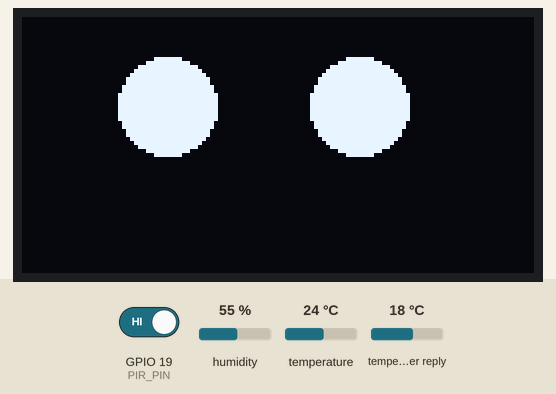
This sketch was run on a simulated Seeed XIAO ESP32-S3. On the bench: 128×64 one-colour display. The inputs (shaded band) are chosen by the test bench; at power-on: humidity 55 %, temperature 24 °C, GPIO 19 (PIR_PIN) HIGH, temperature in the weather reply 18 °C. WiFi joins after 1.5 s; servers stay silent unless stated; network time is answered at once with the bench clock; the local clock reads 2024-03-15 10:24:30 at power-on unless the sketch sets it; random numbers use the default seed unless the sketch sets one; web services answer with replies made up by the test bench; what the sketch prints to the serial monitor is not drawn.

Above: at 2.2 s.
At 12.9 s:
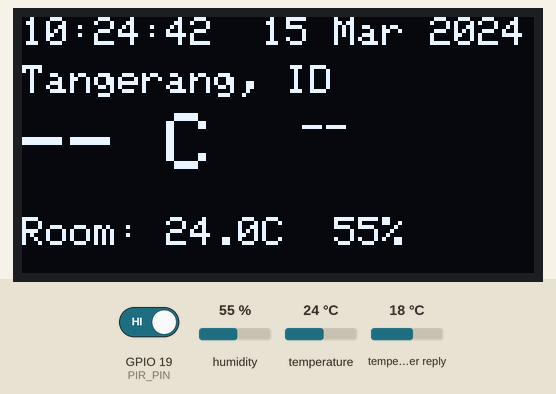
13.0 s: humidity set to 22 %
At 22.9 s:
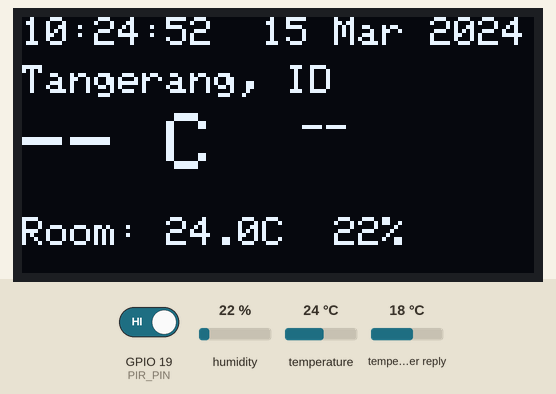
23.7 s: temperature set to 12 °C
At 33.2 s:
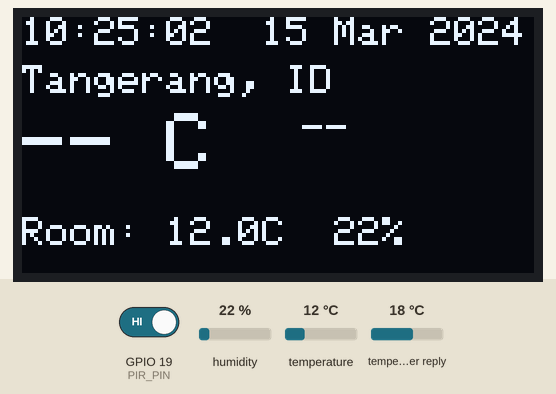
36.6 s: humidity set to 40 %
At 43.0 s:
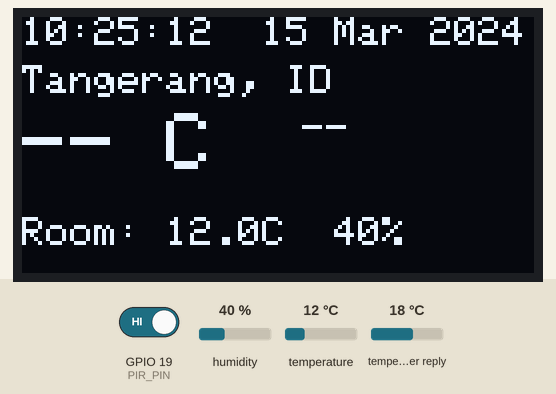
43.7 s: temperature set to 19 °C
Timing chart, 0 to 46.7 s (numbered marks = the images above; inputs shaded):
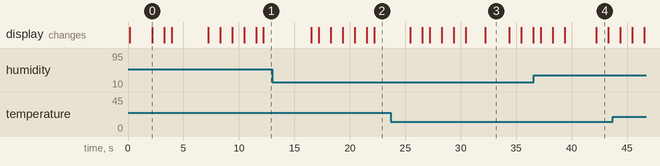

The sketch:

oled.ino
```cpp
//buka di https://wokwi.com/projects/445986662366934017
#include <WiFi.h>
#include <HTTPClient.h>
#include <Wire.h>
#include <Adafruit_GFX.h>
#include <Adafruit_SSD1306.h>
#include <DHT.h>
#include <NTPClient.h>
#include <WiFiUdp.h>
#include <ArduinoJson.h>
#include <time.h>  // Untuk localtime dan strftime
#include <esp_sleep.h>  // Untuk sleep mode
#include "driver/gpio.h"  // Untuk PIR interrupt

// ---------------- USER CONFIG ----------------
const char* ssid = "Wokwi-GUEST"; // Ganti dengan SSID WiFi Anda
const char* password = ""; // Ganti dengan password WiFi Anda
const char* OPENWEATHER_API_KEY = "55d2233806228fa3fc5b5be287949c50"; // <-- GANTI DENGAN KEY BARU DARI openweathermap.org

const char* WEATHER_CITY = "Tangerang,ID";  // Kota untuk OpenWeather

// DHT config
#define DHT_PIN 4
#define DHT_TYPE DHT22
DHT dht(DHT_PIN, DHT_TYPE);

// PIR config
#define PIR_PIN 19
volatile bool pirDetected = false;  // Flag untuk interrupt PIR
const unsigned long PIR_TIMEOUT = 30000;  // 30 detik tanpa deteksi → sleep

// OLED config
#define SCREEN_WIDTH 128
#define SCREEN_HEIGHT 64
#define OLED_RESET -1
#define SCREEN_ADDRESS 0x3C
Adafruit_SSD1306 display(SCREEN_WIDTH, SCREEN_HEIGHT, &Wire, OLED_RESET);

// Parameter mata (sama seperti kode sederhana Anda)
int leftEyeCenterX = 40;
int eyeCenterY = 22;
int rightEyeCenterX = 88;
int eyeRadius = 12;
int posList[8] = {-4, -2, 0, 2, 4, 2, 0, -2};

// Timing
const unsigned long eyesDuration = 3000;  // Animasi mata 3s
const unsigned long infoDuration = 4000;  // Info screen 4s
const unsigned long dhtInterval = 10000;  // DHT update 10s
const unsigned long weatherInterval = 600000;  // Weather update 10 menit

// Variabel global untuk data sensor (dideklarasikan di atas agar accessible semua task)
float weatherTemp = NAN;
String weatherMain = "--";
float roomTemp = NAN;
float roomHum = NAN;
unsigned long lastDhtMillis = 0;
unsigned long lastWeatherMillis = 0;
unsigned long lastPirMillis = 0;  // Untuk timeout PIR
unsigned long modeStart = 0;
int mode = 0;  // 0: eyes, 1: info

// FreeRTOS Queue untuk komunikasi antar task (queue untuk data sensor/cuaca)
QueueHandle_t sensorQueue;  // Queue untuk struct data sensor
typedef struct {
  float weatherTemp;
  String weatherMain;
  float roomTemp;
  float roomHum;
  time_t epochTime;
} SensorData_t;

// NTP
WiFiUDP ntpUDP;
NTPClient timeClient(ntpUDP, "pool.ntp.org", 7*3600, 60000);  // +7 timezone

// Manajemen memori: Fungsi untuk log heap dan stack
void logMemory(const char* taskName) {
  Serial.printf("[%s] Free Heap: %d bytes\n", taskName, ESP.getFreeHeap());
  // Stack high water mark bisa diakses per task dengan uxTaskGetStackHighWaterMark()
}

// Interrupt handler untuk PIR (disesuaikan signature: void* arg)
void IRAM_ATTR pirISR(void* arg) {
  pirDetected = true;
  lastPirMillis = millis();
}

// Task 1: Main Monitor Task (scheduling utama, handle sleep)
void mainMonitorTask(void *pvParameters) {
  // Setup PIR interrupt
  pinMode(PIR_PIN, INPUT);
  gpio_install_isr_service(0);
  gpio_isr_handler_add((gpio_num_t)PIR_PIN, pirISR, NULL);

  // Create queue
  sensorQueue = xQueueCreate(5, sizeof(SensorData_t));  // Queue ukuran 5 items

  // Connect WiFi sekali di awal
  wifiConnect();

  // Init NTP
  timeClient.begin();
  timeClient.update();

  // Initial read
  readDHT();
  fetchWeather();

  // Kirim initial data ke queue
  SensorData_t initialData;
  initialData.weatherTemp = NAN;
  initialData.weatherMain = "--";
  initialData.roomTemp = roomTemp;
  initialData.roomHum = roomHum;
  initialData.epochTime = timeClient.getEpochTime();
  xQueueSend(sensorQueue, &initialData, portMAX_DELAY);

  unsigned long lastActivity = millis();
  for (;;) {
    unsigned long now = millis();

    // Cek PIR
    if (pirDetected) {
      pirDetected = false;
      lastActivity = now;  // Reset timeout
      Serial.println("PIR detected - Wake up!");
      // Kirim sinyal ke display task via queue atau event group (sederhana: set flag global atau restart task)
    }

    // Jika tidak ada aktivitas PIR dalam timeout, sleep
    if (now - lastActivity > PIR_TIMEOUT) {
      Serial.println("No motion - Entering light sleep...");
      logMemory("MainMonitor");
      esp_sleep_enable_ext0_wakeup((gpio_num_t)PIR_PIN, 1);  // Wake on PIR HIGH
      esp_light_sleep_start();  // Light sleep (wake on interrupt)
      lastActivity = millis();  // Reset setelah wake
      Serial.println("Woke up from sleep!");
    }

    // Update NTP periodically
    timeClient.update();

    vTaskDelay(pdMS_TO_TICKS(1000));  // Delay 1s (scheduling)
  }
}

// Task 2: Sensor Update Task (update DHT & Weather, kirim ke queue)
void sensorUpdateTask(void *pvParameters) {
  for (;;) {
    unsigned long now = millis();

    // Update DHT
    if (now - lastDhtMillis >= dhtInterval) {
      lastDhtMillis = now;
      readDHT();
    }

    // Update weather
    if (now - lastWeatherMillis >= weatherInterval) {
      lastWeatherMillis = now;
      fetchWeather();
    }

    // Pack data dan kirim ke queue
    SensorData_t data;
    data.weatherTemp = weatherTemp;
    data.weatherMain = weatherMain;
    data.roomTemp = roomTemp;
    data.roomHum = roomHum;
    data.epochTime = timeClient.getEpochTime();
    if (xQueueSend(sensorQueue, &data, pdMS_TO_TICKS(100)) != pdTRUE) {
      Serial.println("Queue full - data dropped!");
    }

    logMemory("SensorUpdate");  // Log memori

    vTaskDelay(pdMS_TO_TICKS(5000));  // Delay 5s
  }
}

// Task 3: Display Task (handle animasi mata dan info, baca dari queue)
void displayTask(void *pvParameters) {
  SensorData_t currentData;
  for (;;) {
    // Baca dari queue (blocking jika kosong)
    if (xQueueReceive(sensorQueue, &currentData, pdMS_TO_TICKS(1000)) == pdTRUE) {
      // Update global vars dari queue (untuk display)
      weatherTemp = currentData.weatherTemp;
      weatherMain = currentData.weatherMain;
      roomTemp = currentData.roomTemp;
      roomHum = currentData.roomHum;
    }

    unsigned long now = millis();

    // Mode bergantian (hanya jika wake/active)
    if (mode == 0) {  // Eyes mode
      if (now - modeStart < eyesDuration) {
        runEyesAnimation();
      } else {
        mode = 1;
        modeStart = now;
        display.clearDisplay();
        display.display();
      }
    } else {  // Info mode
      if (now - modeStart < infoDuration) {
        showInfoScreen(currentData.epochTime);  // Pass epoch untuk waktu
      } else {
        mode = 0;
        modeStart = now;
        display.clearDisplay();
        display.display();
      }
    }

    vTaskDelay(pdMS_TO_TICKS(50));  // Scheduling delay
  }
}

// ---------------- Animasi Mata (sederhana seperti kode Anda) ----------------
void runEyesAnimation() {
  static int posIndex = 0;
  static unsigned long lastFrame = 0;
  unsigned long now = millis();

  // Gerakan swaying (loop posList)
  if (now - lastFrame >= 150) {  // 0.15s per frame
    drawEyes(posList[posIndex], posList[posIndex], false);
    posIndex = (posIndex + 1) % 8;
    lastFrame = now;
  }

  // Blink random (setiap ~2-3s)
  static unsigned long lastBlink = 0;
  if (now - lastBlink > 2000 && random(0, 100) < 5) {  // 5% chance
    drawEyes(0, 0, true);
    vTaskDelay(pdMS_TO_TICKS(200));
    drawEyes(0, 0, false);
    lastBlink = now;
  }
}

// Gambar Mata (sama persis seperti kode Anda)
void drawEyes(int leftOffset, int rightOffset, bool blink) {
  display.clearDisplay();

  if (blink) {
    for (int w = 0; w < 2; w++) {
      display.drawLine(28 + leftOffset, 22 + w, 52 + leftOffset, 22 + w, SSD1306_WHITE);
      display.drawLine(76 + rightOffset, 22 + w, 100 + rightOffset, 22 + w, SSD1306_WHITE);
    }
  } else {
    int lx = leftEyeCenterX + leftOffset;
    display.fillCircle(lx, eyeCenterY, eyeRadius, SSD1306_WHITE);
    display.drawCircle(lx, eyeCenterY, eyeRadius, SSD1306_WHITE);

    int rx = rightEyeCenterX + rightOffset;
    display.fillCircle(rx, eyeCenterY, eyeRadius, SSD1306_WHITE);
    display.drawCircle(rx, eyeCenterY, eyeRadius, SSD1306_WHITE);
  }

  display.display();
}

// ---------------- Info Screen (modif untuk pass epoch) ----------------
void showInfoScreen(time_t epoch) {
  display.clearDisplay();
  display.setTextSize(1);
  display.setTextColor(SSD1306_WHITE);

  // Waktu NTP
  if (epoch > 0) {
    struct tm *ti = localtime(&epoch);
    char timebuf[20];
    strftime(timebuf, sizeof(timebuf), "%H:%M:%S", ti);
    char datebuf[20];
    strftime(datebuf, sizeof(datebuf), "%d %b %Y", ti);
    display.setCursor(0, 0);
    display.printf("%s  %s", timebuf, datebuf);
  } else {
    display.setCursor(0, 0);
    display.print("Time: Syncing...");
  }

  // Cuaca OpenWeather
  display.setCursor(0, 12);
  display.print("Tangerang, ID");
  display.setCursor(0, 24);
  display.setTextSize(2);
  if (!isnan(weatherTemp)) {
    display.printf("%.0f C", weatherTemp);
  } else {
    display.print("-- C");
  }
  display.setCursor(70, 24);
  display.setTextSize(1);
  display.print(weatherMain);

  // DHT
  display.setCursor(0, 50);
  display.setTextSize(1);
  if (!isnan(roomTemp) && !isnan(roomHum)) {
    display.printf("Room: %.1fC  %.0f%%", roomTemp, roomHum);
  } else {
    display.print("Room: --C  --%");
  }

  display.display();
}

// ---------------- Helpers (sama seperti sebelumnya) ----------------
void wifiConnect() {
  Serial.printf("Connecting to %s\n", ssid);
  WiFi.begin(ssid, password);
  unsigned long start = millis();
  while (WiFi.status() != WL_CONNECTED) {
    delay(500);
    Serial.print(".");
    if (millis() - start > 15000) {
      Serial.println("\nWiFi failed. Reboot...");
      ESP.restart();
    }
  }
  Serial.println("\nWiFi OK! IP: " + WiFi.localIP().toString());
}

void fetchWeather() {
  if (WiFi.status() != WL_CONNECTED) return;

  String url = "http://api.openweathermap.org/data/2.5/weather?q=" + String(WEATHER_CITY) +
               "&units=metric&appid=" + String(OPENWEATHER_API_KEY);
  HTTPClient http;
  http.begin(url);
  int code = http.GET();
  if (code == 200) {
    String payload = http.getString();
    StaticJsonDocument<1024> doc;
    deserializeJson(doc, payload);
    weatherTemp = doc["main"]["temp"];
    weatherMain = doc["weather"][0]["main"].as<String>();
    Serial.printf("Weather: %.0fC %s\n", weatherTemp, weatherMain.c_str());
  } else {
    Serial.printf("Weather error: %d\n", code);
    weatherTemp = NAN;
    weatherMain = "Error";
  }
  http.end();
}

void readDHT() {
  float t = dht.readTemperature();
  float h = dht.readHumidity();
  if (!isnan(t) && !isnan(h)) {
    roomTemp = t;
    roomHum = h;
    Serial.printf("DHT: %.1fC %.0f%%\n", t, h);
  } else {
    Serial.println("DHT failed - cek koneksi pin 4");
    roomTemp = NAN;
    roomHum = NAN;
  }
}

// ----- setup -----
void setup() {
  Serial.begin(115200);
  delay(100);

  // Init OLED
  Wire.begin(21, 22);
  if (!display.begin(SSD1306_SWITCHCAPVCC, SCREEN_ADDRESS)) {
    Serial.println("SSD1306 failed");
    for(;;);
  }
  display.clearDisplay();
  display.setTextSize(1);
  display.setTextColor(SSD1306_WHITE);
  display.setCursor(0,0);
  display.println("FreeRTOS: Mata + Cuaca + DHT + PIR");
  display.display();
  delay(2000);

  // Init DHT
  dht.begin();

  // Buat tasks dengan stack size terdefinisi (manajemen memori)
  xTaskCreatePinnedToCore(
    mainMonitorTask,   // Task function
    "MainMonitor",     // Task name
    4096,              // Stack size (bytes) - heap/stack management
    NULL,              // Parameters
    1,                 // Priority
    NULL,              // Task handle
    0                  // Core 0
  );

  xTaskCreatePinnedToCore(
    sensorUpdateTask,  // Task function
    "SensorUpdate",    // Task name
    4096,              // Stack size
    NULL,
    1,
    NULL,
    1                  // Core 1
  );

  xTaskCreatePinnedToCore(
    displayTask,       // Task function
    "Display",         // Task name
    8192,              // Stack size lebih besar untuk GFX
    NULL,
    2,                 // Higher priority untuk display
    NULL,
    1                  // Core 1
  );

  // Hapus setup task (FreeRTOS auto)
  vTaskDelete(NULL);
}

// Tambahkan fungsi loop() kosong untuk Arduino framework (hindari linker error)
void loop() {
  // Semua logic di-handle oleh FreeRTOS tasks, loop() idle saja
  vTaskDelay(pdMS_TO_TICKS(1000));
}
```

Measured:
- what the display in image 0 shows lasts 1.1 s, from 2.2 s to 3.3 s
- what the display in image 3 shows lasts 2.2 s, from 32.2 s to 34.4 s
